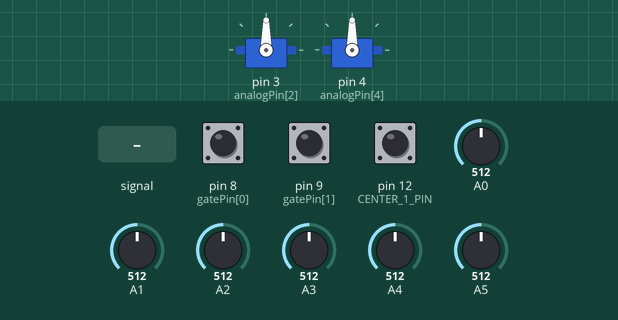
Recording of a sketch running on a simulated Arduino Uno, built with avr-gcc and run on an emulated ATmega328P. Shown: 2 × servo. The inputs (shaded band) are chosen by the test bench; at power-on: A1 = 512, A4 = 512, A5 = 512, A2 = 512, A3 = 512, pin 8 (gatePin[0]) HIGH, pin 9 (gatePin[1]) HIGH, pin 12 (CENTER_1_PIN) HIGH, A0 = 512. EEPROM starts erased.

Above: at 1.2 s.
1.3 s: A0 fed a 200 Hz sine of ±81 counts around its level
At 1.45 s:
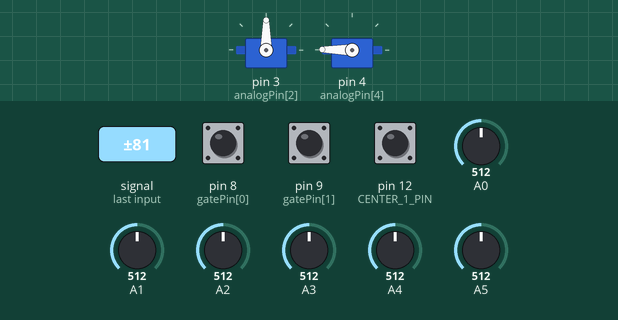
4.3 s: A1 set to 716
At 4.45 s:
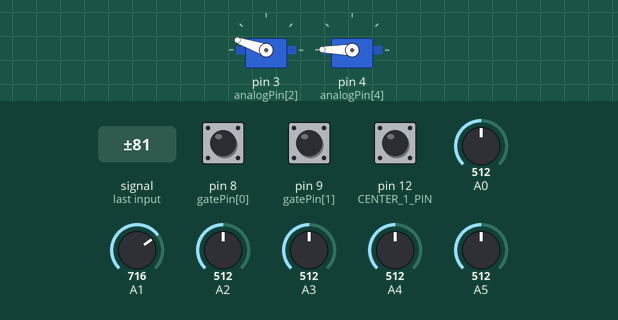
7.3 s: A4 set to 716
10.3 s: A5 set to 716
13.3 s: A2 set to 306
At 13.56 s:
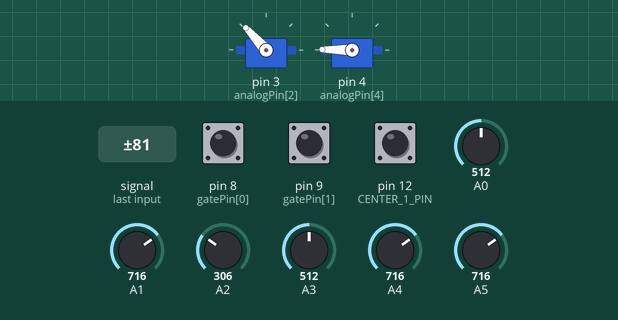
16.3 s: A3 set to 30
At 16.95 s:
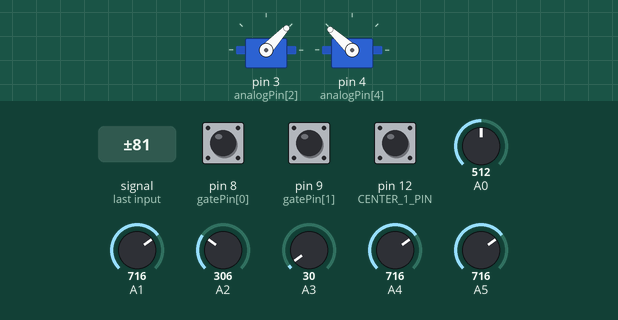
Timing chart, 0 to 20.3 s (numbered marks = the images above; inputs shaded):
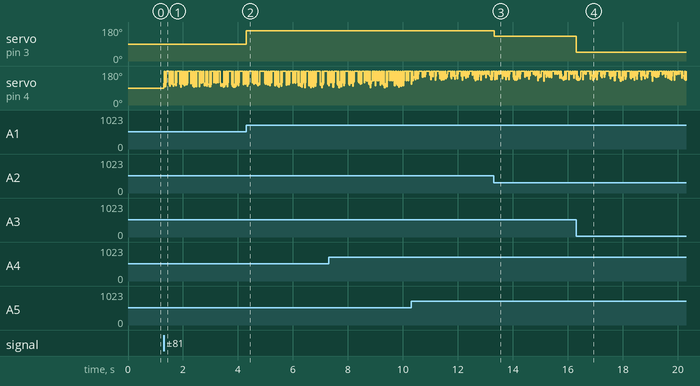

Measured:
- after the input at 4.3 s, servo on pin 3 (analogPin[2]): 90° → 161° at once
- after the input at 13.3 s, servo on pin 3 (analogPin[2]): 161° → 132° at once
- after the input at 16.3 s, servo on pin 3 (analogPin[2]): 132° → 47° at once

The sketch:

cvToServo.ino
```cpp
#ifdef EXTERNAL_IDE
#include <Arduino.h>
int main(void) {

  init();

  setup();

  while(true) {
    loop();
  }
}

#endif

#include <EEPROM.h>

#include <EEPROM.h>
#include <Servo.h>


Servo srv[2];  // create servo object to control a servo

int potpin = 0;  // analog pin used to connect the potentiometer
int val;    // variable to read the value from the analog pin
const uint8_t analogPin[6]={1,2,3,0,4,5};
uint16_t analogValue[6];
const uint8_t gatePin[2]={8,9};
//#define DEBUG


#define MEM_OFFSET 34
uint16_t channelCenter[2]={512,512};
#define CENTER_1_PIN 12
#define CENTER_2_PIN 13
#define SIGNAL_PIN 13
void calibrate(){
	 if(!digitalRead(CENTER_1_PIN)){// && !digitalRead(CENTER_2_PIN)) {
		  channelCenter[0]=analogRead(analogPin[0]);
		  channelCenter[1]=analogRead(analogPin[3]);

		  EEPROM.write(MEM_OFFSET,lowByte(channelCenter[0]));
		  EEPROM.write(MEM_OFFSET+1,highByte(channelCenter[0]));

		  EEPROM.write(MEM_OFFSET+2,lowByte(channelCenter[1]));
		  EEPROM.write(MEM_OFFSET+1+2,highByte(channelCenter[1]));

		  for(int i=0;i<8;i++){
			  digitalWrite(SIGNAL_PIN,HIGH);
			  delay(200);
			  digitalWrite(SIGNAL_PIN,LOW);
			  delay(200);
		  }
	  }
}

void initCalibrate(){
	if(EEPROM.read(MEM_OFFSET+10+1)!=13 || EEPROM.read(MEM_OFFSET+10+2)!=145 || EEPROM.read(MEM_OFFSET+10+3)!=109){
		EEPROM.write(MEM_OFFSET+10+1,13);
		EEPROM.write(MEM_OFFSET+10+2,145);
		EEPROM.write(MEM_OFFSET+10+3,109);

		EEPROM.write(MEM_OFFSET,lowByte(channelCenter[0]));
		EEPROM.write(MEM_OFFSET+1,highByte(channelCenter[0]));

		EEPROM.write(MEM_OFFSET+2,lowByte(channelCenter[1]));
		EEPROM.write(MEM_OFFSET+1+2,highByte(channelCenter[1]));
	}

	channelCenter[0]=word(EEPROM.read(MEM_OFFSET+1),EEPROM.read(MEM_OFFSET));
	channelCenter[1]=word(EEPROM.read(MEM_OFFSET+1+2),EEPROM.read(MEM_OFFSET+2));

}
//#define DEBUG

void setup()
{
	initCalibrate();
	pinMode(3,OUTPUT);
	pinMode(4,OUTPUT);
	pinMode(8,INPUT_PULLUP);
	pinMode(9,INPUT_PULLUP);
  srv[0].attach(3);  // attaches the servo on pin 9 to the servo object
  srv[1].attach(4);
#ifdef DEBUG
  Serial.begin(9600);
#endif
  /*
  Serial.begin(9600);
  Serial.println(channelCenter[0]);
  Serial.println(channelCenter[1]);
  */
}
#define CV 0
#define ATT 1
#define POT 2
void test(){
	Serial.print("SA: ");
	uint16_t angle=map(analogValue[1],0,1024,0,180);
	srv[0].write(angle);
	Serial.print(" 1: ");
	Serial.print(analogValue[1]);
	Serial.print(" 0: ");
	Serial.print(analogValue[0]);
	Serial.print(" 2: ");
	Serial.print(analogValue[2]);
	Serial.println();
	/*
	Serial.print("  SB: ");
	angle=map(analogRead(0),0,1024,0,180);
	srv[1].write(angle);
	Serial.print(angle);
	Serial.println();
	*/
}
bool gate[2];
void renderServo(uint8_t ch){
	int16_t angle;
	int16_t att;
	if(gate[ch]){
		angle=analogValue[ch*3+ATT];
		angle=map(angle,0,1024,0,180);
		angle=constrain(angle,1,179);
	}
	else{
		att=map(analogValue[ch*3+ATT] ,0,1024,0,360);

		angle=map(analogValue[ch*3+POT] ,0,1024,0,180)+ map(analogValue[ch*3+CV]-channelCenter[ch],-512,511,-att,att);
		angle=constrain(angle,1,179);

	   //map(analogValue[ch*3+CV]-512,-512,512,-(analogValue[ch*3+ATT])<<1,(analogValue[ch*3+ATT])<<1);
		//angle=map(angle,0,1024,0,180);
	}
	srv[ch].write(angle);
}
long time;

void loop()
{
	for(int i=0;i<2;i++){
		gate[i]=!digitalRead(gatePin[i]);
	}
	for(int i=0;i<6;i++){
		analogValue[i]=analogRead(analogPin[i]);
	}

	if(millis()-time>2){
		time=millis();

	#ifdef DEBUG
	//	test();
	#else
		for(int i=0;i<2;i++){
			renderServo(i);
		}
		calibrate();
	#endif
	}
	//delay(1);
}
```
